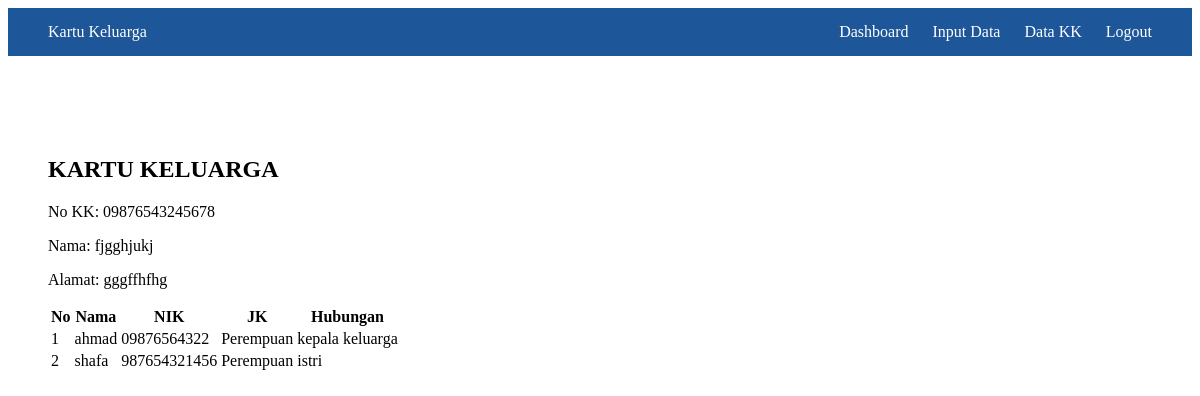
Screenshot of /landing.php with the database file from the repository.
### tables this page shows
CREATE TABLE `kartu_keluarga` (
  `id_kk` int(50) NOT NULL,
  `no_kk` varchar(50) NOT NULL,
  `nama_kepala_keluarga` varchar(100) NOT NULL,
  `alamat` text NOT NULL
);

CREATE TABLE `anggota_keluarga` (
  `id_anggota` int(50) NOT NULL,
  `id_kk` int(50) NOT NULL,
  `nama` varchar(100) NOT NULL,
  `nik` varchar(50) NOT NULL,
  `jenis_kelamin` enum('Laki-laki','Perempuan') NOT NULL,
  `hubungan` varchar(50) NOT NULL
);

### landing.php (the view, shortened to what this page needs)
<?php
include "koneksi.php";
if (isset($_GET['id'])) {
    $id = $_GET['id'];
    $kkQuery = mysqli_query($koneksi, "SELECT * FROM kartu_keluarga WHERE id_kk='$id'");
} else {
    $kkQuery = mysqli_query($koneksi, "SELECT * FROM kartu_keluarga ORDER BY id_kk DESC LIMIT 1");
}
$kk = mysqli_fetch_assoc($kkQuery);
$id = $kk['id_kk'];
$data = mysqli_query($koneksi, "SELECT * FROM anggota_keluarga WHERE id_kk='$id'");
?>
<!DOCTYPE html>
<html>
<head>
<link rel="stylesheet" href="style.css">
</head>
<body>
<nav class="navbar">
    <div class="nav-title">Kartu Keluarga</div>
    <div class="nav-menu">
        <a href="dashboard.php">Dashboard</a>
        <a href="form.php">Input Data</a>
        <a href="landing.php">Data KK</a>
        <a href="logout.php">Logout</a>
    </div>
</nav>
<div class="content">
<h2>KARTU KELUARGA</h2>
<p>No KK: <?= $kk['no_kk']; ?></p>
<p>Nama: <?= $kk['nama_kepala_keluarga']; ?></p>
<p>Alamat: <?= $kk['alamat']; ?></p>
<table>
    <tr>
        <th>No</th>
        <th>Nama</th>
        <th>NIK</th>
        <th>JK</th>
        <th>Hubungan</th>
    </tr>
    <?php $no = 1; while($a = mysqli_fetch_assoc($data)) { ?>
    <tr>
        <td><?= $no++; ?></td>
        <td><?= $a['nama']; ?></td>
        <td><?= $a['nik']; ?></td>
        <td><?= $a['jenis_kelamin']; ?></td>
        <td><?= $a['hubungan']; ?></td>
    </tr>
    <?php } ?>
</table>
</div>
</body>
</html>

### style.css (style rules this page uses)
.navbar { background:#1e5799; color:white; display:flex; justify-content:space-between; padding:15px 40px; }
.nav-menu a { color:white; margin-left:20px; text-decoration:none; }
.content { padding:80px 40px; }

### rows the page displays
kartu_keluarga: no_kk "09876543245678", nama_kepala_keluarga "fjgghjukj", alamat "gggffhfhg"
anggota_keluarga: nama "ahmad", nik "09876564322", jenis_kelamin "Perempuan", hubungan "kepala keluarga"
anggota_keluarga: nama "shafa", nik "987654321456", jenis_kelamin "Perempuan", hubungan "istri"
